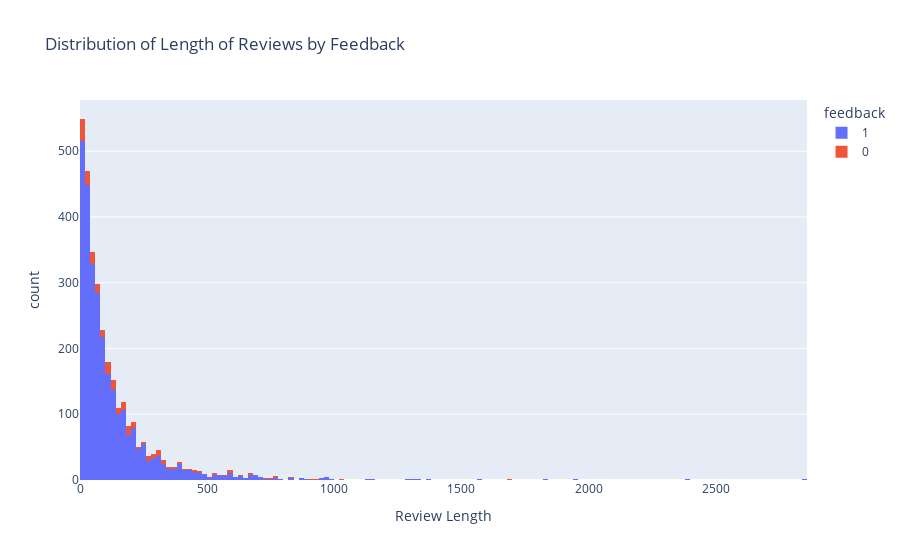

The code cell stored with this chart in its notebook:
### Code cell
reviews=px.histogram(df,x="review_length",color='feedback',title='Distribution of Length of Reviews by Feedback',labels={"review_length":"Review Length"})
reviews.show()

### Figure 1 — Plotly figure (JSON) as saved in the notebook; plotly's stock layout.template omitted (floating-point values rounded to 4 significant figures; data arrays with more than 128 entries replaced by an {"elided": "..."} marker saying what was removed)
{"data": [{"alignmentgroup": "True", "bingroup": "x", "hoverlabel": {"namelength": 0}, "hovertemplate": "feedback=1<br>Review Length=%{x}<br>count=%{y}", "legendgroup": "1", "marker": {"color": "#636efa"}, "name": "1", "offsetgroup": "1", "orientation": "v", "showlegend": true, "type": "histogram", "x": {"elided": "2893 int values"}, "xaxis": "x", "yaxis": "y"}, {"alignmentgroup": "True", "bingroup": "x", "hoverlabel": {"namelength": 0}, "hovertemplate": "feedback=0<br>Review Length=%{x}<br>count=%{y}", "legendgroup": "0", "marker": {"color": "#EF553B"}, "name": "0", "offsetgroup": "0", "orientation": "v", "showlegend": true, "type": "histogram", "x": {"elided": "257 int values"}, "xaxis": "x", "yaxis": "y"}], "layout": {"barmode": "relative", "legend": {"title": {"text": "feedback"}, "tracegroupgap": 0}, "title": {"text": "Distribution of Length of Reviews by Feedback"}, "xaxis": {"anchor": "y", "domain": [0, 1], "title": {"text": "Review Length"}}, "yaxis": {"anchor": "x", "domain": [0, 1], "title": {"text": "count"}}}}
